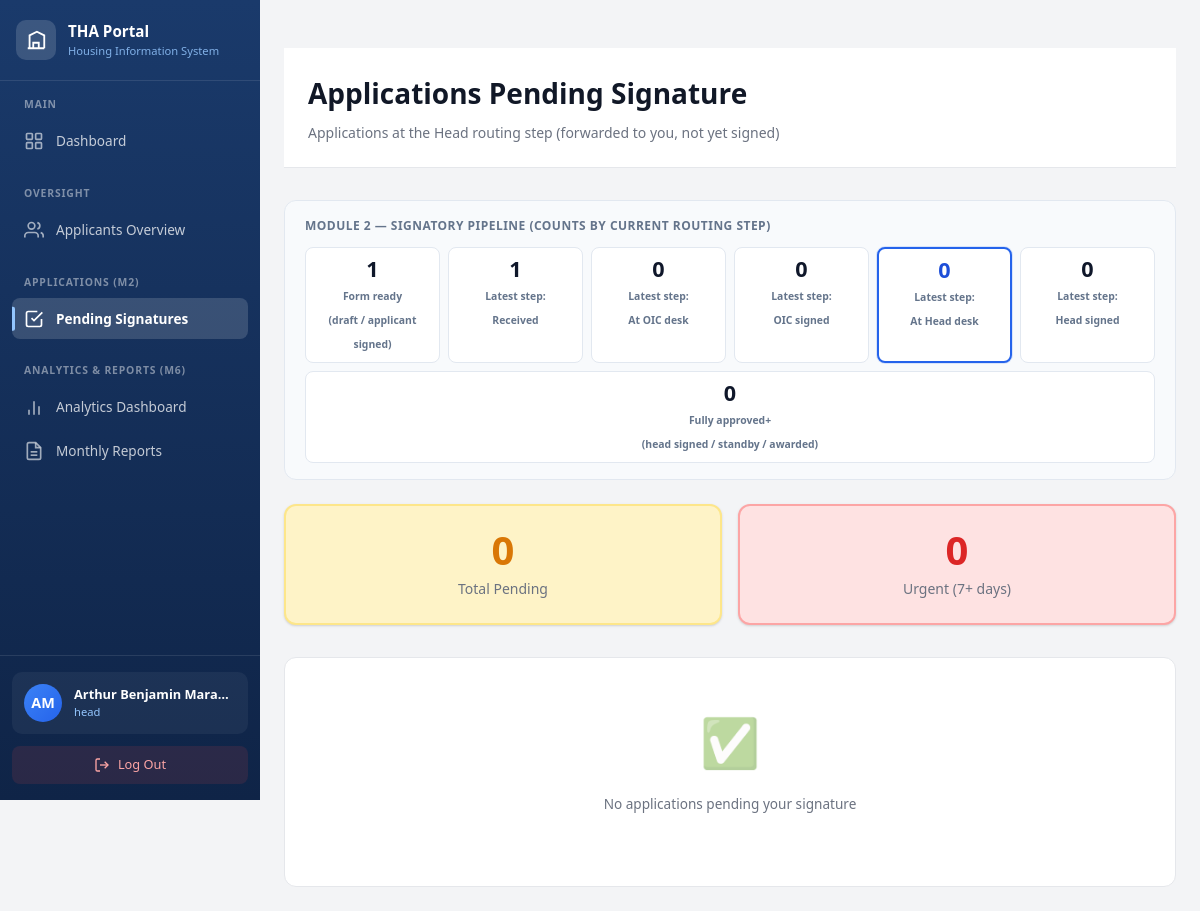
Page /head/applications/pending/ (signed in) on the committed database.
### accounts/models.py (models this page shows, shortened)
class User(AbstractUser):
    POSITION_CHOICES = [
        ('head', 'First Member — Head'),
        ('oic', 'OIC-THA (Officer-in-Charge)'),
        ('second_member', 'Second Member'),
        ('fourth_member', 'Fourth Member'),
        ('fifth_member', 'Fifth Member'),
        ('caretaker', 'Caretaker'),
        ('ronda', 'Ronda (Field Personnel)'),
        ('field', 'Field Personnel'),
    ]
    position = models.CharField(
        max_length=50,
        choices=POSITION_CHOICES,
        blank=True,
        help_text="Staff position in THA organizational structure"
    )
    phone = models.CharField(
        max_length=20,
        blank=True,
        help_text="Contact phone number"
    )
    class Meta:
        verbose_name = 'Staff User'
        verbose_name_plural = 'Staff Users'

### accounts/views.py (the view, shortened to what this page needs)
# urls.py: path('head/applications/pending/', views.head_pending_signature, name='head_pending_sig'),
@login_required
def head_pending_signature(request):
    if request.user.position != 'head':
        messages.error(request, 'Access denied. This view is for the Head position only.')
        return redirect('accounts:dashboard')
    pending_applications = _applications_pending_signatory_step('forwarded_head').order_by('created_at')
    pending_apps_list = []
    pending_apps_list.sort(key=lambda x: x['days_pending'], reverse=True)
    total_pending = len(pending_apps_list)
    urgent_count = len([app for app in pending_apps_list if app['days_pending'] >= 7])
    context = {
        'page_title': 'Applications Pending Head Signature',
        'user_position': request.user.position,
        'pending_applications': pending_apps_list,
        'total_pending': total_pending,
        'urgent_count': urgent_count,
        'm2_pipeline': _m2_signatory_pipeline_counts(),
        'm2_pipeline_role': 'head',
    }
    return render(request, 'accounts/head/pending_signature.html', context)

### accounts/views.py (called while the page is built)
def _applications_pending_signatory_step(step):
    latest_sq = (
        SignatoryRouting.objects.filter(application_id=OuterRef('pk'))
        .order_by('-action_at')
        .values('step')[:1]
    )
    return (
        Application.objects.annotate(_latest_routing_step=Subquery(latest_sq))
        .filter(_latest_routing_step=step)
        .select_related('applicant', 'form_generated_by')
        .prefetch_related(
            Prefetch(
                'routing_steps',
                queryset=SignatoryRouting.objects.order_by('action_at'),
            )
        )
    )

def _m2_signatory_pipeline_counts():
    latest_sq = (
        SignatoryRouting.objects.filter(application_id=OuterRef('pk'))
        .order_by('-action_at')
        .values('step')[:1]
    )
    annotated = Application.objects.annotate(_latest=Subquery(latest_sq))
    def _c(**filters):
        return annotated.filter(**filters).count()
    return {
        'pre_routing': Application.objects.filter(
            status__in=['draft', 'completed'],
        ).count(),
        'latest_received': _c(_latest='received'),
        'latest_forwarded_oic': _c(_latest='forwarded_oic'),
        'latest_signed_oic': _c(_latest='signed_oic'),
        'latest_forwarded_head': _c(_latest='forwarded_head'),
        'latest_signed_head': _c(_latest='signed_head'),
        'fully_approved': Application.objects.filter(
            status__in=['head_signed', 'standby', 'awarded'],
        ).count(),
    }

### templates/accounts/head/pending_signature.html (shortened to what this page needs)
{% extends 'head_base.html' %}
{% load static %}
{% block nav_head_pending_sig %}active{% endblock %}
{% block content %}
<div class="pending-container">
    <div class="page-header">
        <h1 class="page-title">Applications Pending Signature</h1>
        <p class="page-subtitle">Applications at the Head routing step (forwarded to you, not yet signed)</p>
    </div>
    {% include 'accounts/partials/m2_signatory_pipeline_strip.html' %}
    <div class="stats-grid">
        <div class="stat-card warning scroll-animate-scale scroll-delay-1">
            <div class="stat-value amber">{{ total_pending }}</div>
            <div class="stat-label">Total Pending</div>
        </div>
        <div class="stat-card danger scroll-animate-scale scroll-delay-2">
            <div class="stat-value red">{{ urgent_count }}</div>
            <div class="stat-label">Urgent (7+ days)</div>
        </div>
    </div>
    <div class="applications-list">
        {% for app in pending_applications %}
        <div class="application-item {% if app.days_pending >= 7 %}urgent{% elif app.days_pending >= 3 %}warning{% endif %} scroll-animate-left">
            <div class="application-content">
                <div class="application-meta">
                    <span class="application-number">{{ app.application_number }}</span>
                    <span class="badge badge-info">Awaiting Signature</span>
                    {% if app.days_pending >= 7 %}
                        <span class="badge badge-danger">🔴 URGENT</span>
                    {% elif app.days_pending >= 3 %}
                        <span class="badge badge-warning">🟡 PENDING</span>
                    {% endif %}
                </div>
                <p class="application-name">{{ app.applicant_name }}</p>
                <div class="application-details">
                    <span>📅 Received: {{ app.received_date|date:"M d, Y" }}</span>
                    <span>
                        ⏱️ Days Pending:
                        <strong class="{% if app.days_pending >= 7 %}days-pending-urgent{% elif app.days_pending >= 3 %}days-pending-warning{% endif %}">
                            {{ app.days_pending }}
                        </strong>
                    </span>
                    <span>👤 Received by: {{ app.received_by }}</span>
                </div>
            </div>
            <div class="button-group">
                <button class="btn-review">Review & Sign</button>
            </div>
        </div>
        {% empty %}
        <div class="empty-state">
            <div class="empty-state-icon">✅</div>
            <p class="empty-state-text">No applications pending your signature</p>
        </div>
        {% endfor %}
    </div>
</div>
{% endblock %}

### templates/head_base.html (shortened to what this page needs)
{% load static %}
<!DOCTYPE html>
<html lang="en">
<head>
    <link rel="stylesheet" href="{% static 'css/dashboard.css' %}">
</head>
<body>
    <aside class="sidebar" id="sidebar">
        <div class="sidebar-header">
            <div class="sidebar-logo">
                <div class="logo-circle">
                    <svg class="logo-icon" viewBox="0 0 24 24" fill="none" stroke="currentColor" stroke-width="2">
                        <path d="M3 21h18M5 21V7l8-4 8 4v14M9 21v-6h6v6"/>
                    </svg>
                </div>
                <div class="logo-text">
                    <div class="logo-title">THA Portal</div>
                    <div class="logo-subtitle">Housing Information System</div>
                </div>
            </div>
        </div>
        <nav class="sidebar-nav">
            <div class="nav-section">
                <div class="nav-section-title">Main</div>
                <a href="{% url 'accounts:dashboard' %}" class="nav-link {% block nav_dashboard %}{% endblock %}">
                    <svg class="nav-icon" viewBox="0 0 24 24" fill="none" stroke="currentColor" stroke-width="2">
                        <rect x="3" y="3" width="7" height="7" rx="1"/>
                        <rect x="14" y="3" width="7" height="7" rx="1"/>
                        <rect x="14" y="14" width="7" height="7" rx="1"/>
                        <rect x="3" y="14" width="7" height="7" rx="1"/>
                    </svg>
                    <span>Dashboard</span>
                </a>
            </div>
            <div class="nav-section">
                <div class="nav-section-title">Oversight</div>
                <a href="{% url 'accounts:head_applicants' %}" class="nav-link {% block nav_head_applicants %}{% endblock %}">
                    <svg class="nav-icon" viewBox="0 0 24 24" fill="none" stroke="currentColor" stroke-width="2">
                        <path d="M17 21v-2a4 4 0 0 0-4-4H5a4 4 0 0 0-4 4v2"/>
                        <circle cx="9" cy="7" r="4"/>
                        <path d="M23 21v-2a4 4 0 0 0-3-3.87M16 3.13a4 4 0 0 1 0 7.75"/>
                    </svg>
                    <span>Applicants Overview</span>
                </a>
            </div>
            <div class="nav-section">
                <div class="nav-section-title">Applications (M2)</div>
                <a href="{% url 'accounts:head_pending_sig' %}" class="nav-link {% block nav_head_pending_sig %}{% endblock %}">
                    <svg class="nav-icon" viewBox="0 0 24 24" fill="none" stroke="currentColor" stroke-width="2">
                        <path d="M9 11l3 3L22 4"/>
                        <path d="M21 12v7a2 2 0 0 1-2 2H5a2 2 0 0 1-2-2V5a2 2 0 0 1 2-2h11"/>
                    </svg>
                    <span>Pending Signatures</span>
                </a>
            </div>
            <div class="nav-section">
                <div class="nav-section-title">Analytics & Reports (M6)</div>
                <a href="{% url 'accounts:head_analytics' %}" class="nav-link {% block nav_head_analytics %}{% endblock %}">
                    <svg class="nav-icon" viewBox="0 0 24 24" fill="none" stroke="currentColor" stroke-width="2">
                        <line x1="18" y1="20" x2="18" y2="10"/>
                        <line x1="12" y1="20" x2="12" y2="4"/>
                        <line x1="6" y1="20" x2="6" y2="14"/>
                    </svg>
                    <span>Analytics Dashboard</span>
                </a>
                <a href="{% url 'accounts:head_reports' %}" class="nav-link {% block nav_head_reports %}{% endblock %}">
                    <svg class="nav-icon" viewBox="0 0 24 24" fill="none" stroke="currentColor" stroke-width="2">
                        <path d="M14 2H6a2 2 0 0 0-2 2v16a2 2 0 0 0 2 2h12a2 2 0 0 0 2-2V8z"/>
                        <polyline points="14 2 14 8 20 8"/>
                        <line x1="16" y1="13" x2="8" y2="13"/>
                        <line x1="16" y1="17" x2="8" y2="17"/>
                    </svg>
                    <span>Monthly Reports</span>
                </a>
            </div>
        </nav>
        <div class="sidebar-footer">
            <div class="user-info">
                <div class="user-avatar">
                    {% if user.first_name %}
                        {{ user.first_name|first }}{{ user.last_name|first }}
                    {% else %}
                        {{ user.username|first|upper }}
                    {% endif %}
                </div>
                <div class="user-details">
                    <div class="user-name">{{ user.get_full_name|default:user.username }}</div>
                    <div class="user-role">{{ user.position|default:"Staff" }}</div>
                </div>
            </div>
            <a href="{% url 'accounts:logout' %}" class="logout-btn">
                <svg viewBox="0 0 24 24" fill="none" stroke="currentColor" stroke-width="2">
                    <path d="M9 21H5a2 2 0 0 1-2-2V5a2 2 0 0 1 2-2h4"/>
                    <polyline points="16 17 21 12 16 7"/>
                    <line x1="21" y1="12" x2="9" y2="12"/>
                </svg>
                <span>Log Out</span>
            </a>
        </div>
    </aside>
    <button class="mobile-menu-toggle" id="mobileMenuToggle" aria-label="Toggle menu">
    </button>
    <main class="main-content">
        {% block content %}{% endblock %}
    </main>
</body>
</html>

### templates/accounts/head/pending_signature.html (style rules this page uses)
.pending-container { padding: 1.5rem; max-width: 100%; }
.page-header { background: white; border-bottom: 1px solid #e5e7eb; padding: 1.5rem; margin-bottom: 2rem; }
.page-title { margin: 0 0 0.5rem; font-size: 1.75rem; font-weight: 700; color: #111827; }
.page-subtitle { margin: 0; font-size: 0.875rem; color: #6b7280; }
.stats-grid { display: grid; grid-template-columns: repeat(auto-fit, minmax(200px, 1fr)); gap: 1rem; margin-bottom: 2rem; }
.stat-card { background: white; border: 2px solid #e5e7eb; border-radius: 12px; padding: 1.5rem; text-align: center; transition: all 150ms ease; }
.stat-card.warning { border-color: #fde68a; background: #fef3c7; }
.stat-card.danger { border-color: #fca5a5; background: #fee2e2; }
.stat-value { font-size: 2.5rem; font-weight: 700; margin-bottom: 0.5rem; }
.stat-value.amber { color: #d97706; }
.stat-value.red { color: #dc2626; }
.stat-label { font-size: 0.875rem; color: #6b7280; font-weight: 500; }
.applications-list { display: flex; flex-direction: column; gap: 0.75rem; }
.empty-state { text-align: center; padding: 3rem 2rem; background: white; border-radius: 12px; border: 1px solid #e5e7eb; }
.empty-state-icon { font-size: 3rem; margin-bottom: 1rem; opacity: 0.5; }
.empty-state-text { font-size: 1rem; color: #6b7280; margin: 0; }
.scroll-animate-scale { animation: scale 0.6s ease-out forwards; }
.scroll-delay-1 { animation-delay: 0.1s; }
.scroll-delay-2 { animation-delay: 0.2s; }

### rows in the picture
User: first_name|first "A", last_name|first "M", get_full_name "Arthur Benjamin Mara…", position "head"

### other values in the picture
{{ m2_pipeline.pre_routing }} "1"
{{ m2_pipeline.latest_received }} "1"
{{ m2_pipeline.latest_forwarded_oic }} "0"
{{ m2_pipeline.latest_signed_oic }} "0"
{{ m2_pipeline.latest_forwarded_head }} "0"
{{ m2_pipeline.latest_signed_head }} "0"
{{ m2_pipeline.fully_approved }} "0"
{{ total_pending }} "0"
{{ urgent_count }} "0"
